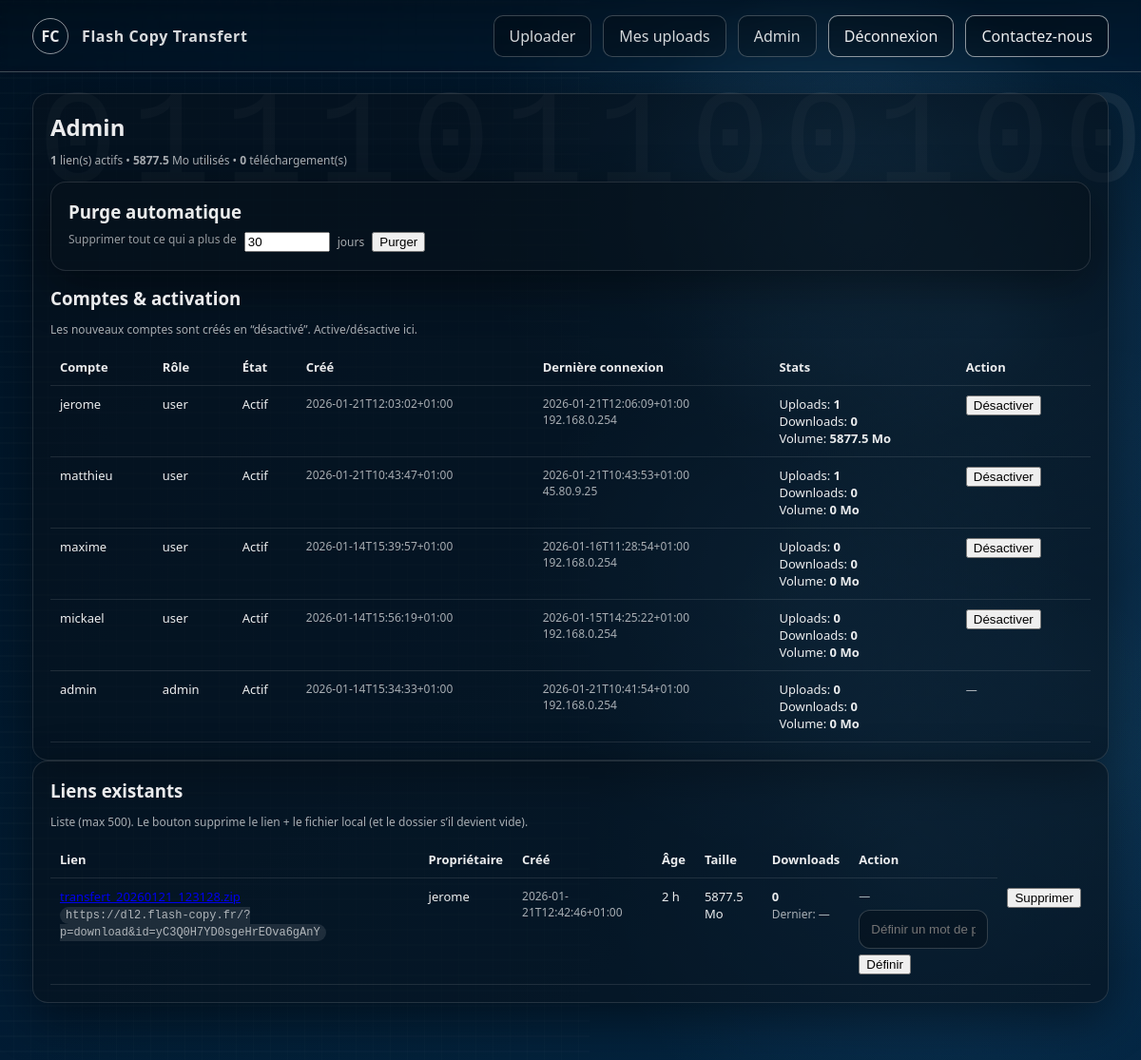
Screenshot of /pages/admin.php (signed in) with the database file from the repository.
### tables this page shows
CREATE TABLE users (
          id INTEGER PRIMARY KEY AUTOINCREMENT,
          username TEXT UNIQUE NOT NULL,
          pass_hash TEXT NOT NULL,
          role TEXT NOT NULL DEFAULT 'user', -- 'user' or 'admin'
          enabled INTEGER NOT NULL DEFAULT 0,
          created_at TEXT NOT NULL,
          last_login_at TEXT,
          last_login_ip TEXT
        );

CREATE TABLE uploads (
          id TEXT PRIMARY KEY,
          user_id INTEGER NOT NULL,
          created_at TEXT NOT NULL,
          uploader_ip TEXT,
          original_name TEXT NOT NULL,
          stored_relpath TEXT NOT NULL,
          bytes INTEGER NOT NULL,
          downloads_count INTEGER NOT NULL DEFAULT 0,
          last_download_at TEXT,
          deleted_at TEXT, password_hash TEXT,
          FOREIGN KEY(user_id) REFERENCES users(id)
        );

### lib.php (called while the page is built, shortened)
<?php
function h(string $s): string { return htmlspecialchars($s, ENT_QUOTES | ENT_SUBSTITUTE, 'UTF-8'); }
function db(): PDO {
    static $pdo = null;
    if ($pdo instanceof PDO) return $pdo;
    $path = DATA_DIR . DIRECTORY_SEPARATOR . 'app.sqlite';
    $pdo = new PDO('sqlite:' . $path, null, null, [
        PDO::ATTR_ERRMODE => PDO::ERRMODE_EXCEPTION,
        PDO::ATTR_DEFAULT_FETCH_MODE => PDO::FETCH_ASSOC,
    ]);
    return $pdo;
}
function current_user(): ?array {
    $uid = $_SESSION['uid'] ?? null;
    $pdo = db();
    $stmt = $pdo->prepare("SELECT id, username, role, enabled FROM users WHERE id=:id LIMIT 1");
    $stmt->execute([':id' => (int)$uid]);
    $u = $stmt->fetch();
    return $u;
}

### pages/admin.php (the view, shortened to what this page needs)
<?php
require_once __DIR__ . '/../lib.php';
require __DIR__ . '/../templates/header.php';
$pdo = db();
$global = $pdo->query("
  SELECT
    COALESCE(SUM(bytes),0) AS total_bytes,
    COUNT(*) AS total_uploads,
    COALESCE(SUM(downloads_count),0) AS total_downloads
  FROM uploads
  WHERE deleted_at IS NULL
")->fetch() ?: ['total_bytes'=>0,'total_uploads'=>0,'total_downloads'=>0];
$users = $pdo->query("
  SELECT
    u.id, u.username, u.role, u.enabled, u.created_at, u.last_login_at, u.last_login_ip,
    COALESCE(SUM(CASE WHEN up.deleted_at IS NULL THEN up.bytes ELSE 0 END),0) AS total_bytes,
    COALESCE(SUM(CASE WHEN up.deleted_at IS NULL THEN 1 ELSE 0 END),0) AS total_uploads,
    COALESCE(SUM(CASE WHEN up.deleted_at IS NULL THEN up.downloads_count ELSE 0 END),0) AS total_downloads
  FROM users u
  LEFT JOIN uploads up ON up.user_id = u.id
  GROUP BY u.id
  ORDER BY u.role DESC, u.username ASC
")->fetchAll();
$links = $pdo->query("
  SELECT
    up.id, up.created_at, up.original_name, up.bytes, up.downloads_count, up.last_download_at, up.password_hash,
    u.username AS owner
  FROM uploads up
  JOIN users u ON u.id = up.user_id
  WHERE up.deleted_at IS NULL
  ORDER BY up.created_at DESC
  LIMIT 500
")->fetchAll();
?>
<div class="card">
  <h2 style="margin:0 0 10px">Admin</h2>
  <?php
    $gMb = round(((int)$global['total_bytes'])/1024/1024, 1);
    $gUp = (int)$global['total_uploads'];
    $gDl = (int)$global['total_downloads'];
  ?>
  <div class="muted" style="margin:8px 0 14px">
    <strong><?=h((string)$gUp)?></strong> lien(s) actifs •
    <strong><?=h((string)$gMb)?></strong> Mo utilisés •
    <strong><?=h((string)$gDl)?></strong> téléchargement(s)
  </div>
  <div class="card" style="margin:12px 0">
    <h3 style="margin:0 0 8px">Purge automatique</h3>
    <form method="post" style="display:flex; gap:8px; align-items:center; flex-wrap:wrap" onsubmit="return confirm('Supprimer tous les liens (et fichiers) plus vieux que ce délai ?');">
      <label class="muted">Supprimer tout ce qui a plus de</label>
      <input type="number" name="days" min="1" max="3650" value="30" style="width:90px">
      <span class="muted">jours</span>
      <button class="danger" type="submit">Purger</button>
    </form>
  </div>
  <h3 style="margin:16px 0 6px">Comptes & activation</h3>
  <p class="muted">Les nouveaux comptes sont créés en “désactivé”. Active/désactive ici.</p>
  <table>
    <thead>
      <tr>
        <th>Compte</th><th>Rôle</th><th>État</th><th>Créé</th><th>Dernière connexion</th><th>Stats</th><th>Action</th>
      </tr>
    </thead>
    <tbody>
    <?php foreach ($users as $u): ?>
      <tr>
        <td><?=h($u['username'])?></td>
        <td><?=h($u['role'])?></td>
        <td><?=((int)$u['enabled']===1)?'Actif':'Inactif'?></td>
        <td class="muted"><?=h((string)$u['created_at'])?></td>
        <td class="muted"><?=h((string)($u['last_login_at'] ?? '—'))?><br><?=h((string)($u['last_login_ip'] ?? ''))?></td>
        <td>
          Uploads: <strong><?=h((string)$u['total_uploads'])?></strong><br>
          Downloads: <strong><?=h((string)$u['total_downloads'])?></strong><br>
          Volume: <strong><?=h((string)round(((int)$u['total_bytes'])/1024/1024, 1))?> Mo</strong>
        </td>
        <td>
          <?php if ($u['role'] !== 'admin'): ?>
            <form method="post" style="display:flex;gap:8px;align-items:center">
              <?php if ((int)$u['enabled']===1): ?>
                <button class="secondary" type="submit">Désactiver</button>
              <?php else: ?>
                <input type="hidden" name="enabled" value="1">
                <button type="submit">Activer</button>
              <?php endif; ?>
            </form>
          <?php else: ?>
            <span class="muted">—</span>
          <?php endif; ?>
        </td>
      </tr>
    <?php endforeach; ?>
    </tbody>
  </table>
</div>
<div class="card">
  <h3 style="margin:0 0 6px">Liens existants</h3>
  <p class="muted">Liste (max 500). Le bouton supprime le lien + le fichier local (et le dossier s’il devient vide).</p>
  <table>
    <thead>
      <tr>
        <th>Lien</th><th>Propriétaire</th><th>Créé</th><th>Âge</th><th>Taille</th><th>Downloads</th><th>Action</th>
      </tr>
    </thead>
    <tbody>
    <?php foreach ($links as $l):
      $created = strtotime((string)$l['created_at']) ?: time();
      $ageSec = max(0, time() - $created);
      $ageH = floor($ageSec/3600);
      $ageD = floor($ageSec/86400);
      $ageTxt = $ageD > 0 ? ($ageD.' j') : ($ageH.' h');
      $url = BASE_URL . '/?p=download&id=' . rawurlencode((string)$l['id']);
    ?>
      <tr>
        <td>
          <a href="<?=h($url)?>" target="_blank"><?=h((string)$l['original_name'])?></a><br>
          <span class="muted"><code><?=h($url)?></code></span>
        </td>
        <td><?=h((string)$l['owner'])?></td>
        <td class="muted"><?=h((string)$l['created_at'])?></td>
        <td><?=h($ageTxt)?></td>
        <td><?=h((string)round(((int)$l['bytes'])/1024/1024, 1))?> Mo</td>
        <td>
          <strong><?=h((string)$l['downloads_count'])?></strong><br>
          <span class="muted">Dernier: <?=h((string)($l['last_download_at'] ?? '—'))?></span>
        </td>
        <td>
          <?php $hasPwd = !empty($l['password_hash']); ?>
          <div class="muted" style="margin-bottom:6px"><?= $hasPwd ? 'Protégé' : '—' ?></div>
          <form method="post" style="display:flex; gap:6px; align-items:center; flex-wrap:wrap">
            <input type="password" name="new_password" placeholder="<?= $hasPwd ? 'Nouveau mot de passe' : 'Définir un mot de passe' ?>" autocomplete="new-password" style="max-width:180px">
            <button type="submit"><?= $hasPwd ? 'Modifier' : 'Définir' ?></button>
          </form>
        </td>
        <td>
          <form method="post" onsubmit="return confirm('Supprimer ce lien ET le fichier local ?');">
            <button class="danger" type="submit">Supprimer</button>
          </form>
        </td>
      </tr>
    <?php endforeach; ?>
    </tbody>
  </table>
</div>
<?php require __DIR__ . '/../templates/footer.php'; ?>

### templates/header.php (shortened to what this page needs)
<?php
require_once __DIR__ . '/../lib.php';
$u = current_user();
?>
<!doctype html>
<html lang="fr">
<head>
  <link rel="stylesheet" href="/assets/style.css">
</head>
<body>
  <div class="page-bg"></div>
  <div class="binary-overlay"></div>
  <header class="topbar">
    <div class="brand">
      <div class="brand-mark">FC</div>
      <div class="brand-name">Flash Copy Transfert</div>
    </div>
    <div class="top-actions">
      <?php if ($u): ?>
        <a class="btn secondary" href="/?p=upload">Uploader</a>
		<a class="btn secondary" href="/?p=my_uploads">Mes uploads</a>
        <?php if (($u['role'] ?? '') === 'admin'): ?>
          <a class="btn secondary" href="/?p=admin">Admin</a>
        <?php endif; ?>
        <a class="btn" href="/?p=logout">Déconnexion</a>
      <?php else: ?>
        <a class="btn secondary" href="/?p=login">Connexion</a>
        <a class="btn secondary" href="/?p=register">Créer un compte</a>
      <?php endif; ?>
      <a class="btn" href="mailto:maxime.beague@flash-copy.fr">Contactez-nous</a>
    </div>
  </header>
  <main class="wrap">

### templates/footer.php (shortened to what this page needs)
</body>
</html>

### assets/style.css (style rules this page uses)
:root { --bg1:#071726; --bg2:#0b2a44; --line: rgba(255,255,255,.25); --text: rgba(255,255,255,.92); --muted: rgba(255,255,255,.65); --accent: rgba(255,255,255,.9); --card: rgba(8,18,28,.60); --cardBorder: rgba(255,255,255,.12); --btnBg: rgba(0,0,0,.25); --btnBorder: rgba(255,255,255,.55); --shadow: 0 16px 50px rgba(0,0,0,.45); }
* { box-sizing:border-box }
html,body { height:100% }
body { margin:0; font-family: "Segoe UI", Roboto, Arial, system-ui, -apple-system, sans-serif; color: var(--text); background: radial-gradient(1200px 600px at 70% 30%, rgba(67,167,255,.12), transparent 60%), radial-gradient(900px 500px at 20% 50%, rgba(67,167,255,.08), transparent 60%), linear-gradient(140deg, var(--bg1), var(--bg2)); overflow-x:hidden; }
.page-bg { position:fixed; inset:0; z-index:-2; background: radial-gradient(circle at 75% 20%, rgba(109,198,255,.18), transparent 20%), radial-gradient(circle at 86% 30%, rgba(109,198,255,.14), transparent 24%), radial-gradient(circle at 70% 55%, rgba(109,198,255,.12), transparent 28%), radial-gradient(circle at 92% 62%, rgba(109,198,255,.10), transparent 26%), radial-gradient(circle at 62% 18%, rgba(109,198,255,.08), transparent 22%), radial-gradient(circle at 80% 80%, rgba(109,198,255,.10), transparent 26%), linear-gradient(140deg, var(--bg1), var(--bg2)); filter:saturate(1.05) contrast(1.05); }
.binary-overlay { position:fixed; inset:0; z-index:-1; pointer-events:none; opacity:.35; mix-blend-mode: screen; background: linear-gradient(90deg, rgba(0,0,0,.55), rgba(0,0,0,.0) 55%); }
.binary-overlay::before { content:""; position:absolute; inset:-40px 0 -40px -40px; width:55%; background: repeating-linear-gradient(0deg, rgba(255,255,255,.08) 0 2px, transparent 2px 16px), repeating-linear-gradient(90deg, rgba(255,255,255,.06) 0 1px, transparent 1px 18px); filter: blur(.2px); opacity:.55; }
.binary-overlay::after { content:"0111011001000110100110010011010001100100010110010011"; position:absolute; left:40px; top:80px; font-family: ui-monospace, SFMono-Regular, Menlo, Consolas, monospace; font-size:140px; letter-spacing:14px; line-height:1.05; white-space:pre-wrap; width:45%; opacity:.20; transform: translate3d(0,0,0); filter: blur(.4px); }
.topbar { height:76px; display:flex; align-items:center; justify-content:space-between; padding:0 34px; border-bottom:1px solid var(--line); background: linear-gradient(180deg, rgba(0,0,0,.18), rgba(0,0,0,0)); backdrop-filter: blur(3px); }
.brand { display:flex; align-items:center; gap:14px; min-width:220px; }
.brand-mark { width:38px; height:38px; border:1px solid rgba(255,255,255,.55); border-radius:999px; display:grid; place-items:center; color:rgba(255,255,255,.9); font-weight:600; }
.brand-name { font-weight:600; letter-spacing:.6px; opacity:.92; }
.top-actions { display:flex; align-items:center; gap:12px; }
.btn { display:inline-flex; align-items:center; gap:8px; padding:10px 16px; border-radius:10px; border:1px solid var(--btnBorder); color:var(--text); background:var(--btnBg); text-decoration:none; cursor:pointer; transition: transform .05s ease, background .15s ease, opacity .15s ease; }
.btn.secondary { border-color: rgba(255,255,255,.25); opacity:.9; }
.wrap { max-width:1200px; margin:0 auto; padding: 22px 34px 60px; }
.card { background: var(--card); border:1px solid var(--cardBorder); border-radius:16px; box-shadow: var(--shadow); padding:18px; }
input[type=text], input[type=password], input[type=file] { width:100%; padding:12px; border-radius:12px; border:1px solid rgba(255,255,255,.18); background: rgba(0,0,0,.25); color: var(--text); }
label { display:block; margin-bottom:6px; opacity:.9 }
.muted { color:var(--muted); font-size:12px }
table { width:100%; border-collapse:collapse; margin-top:10px }
th,td { border-bottom:1px solid rgba(255,255,255,.10); padding:10px; text-align:left; font-size:13px; vertical-align:top }
code { background:rgba(255,255,255,.10); padding:2px 6px; border-radius:999px }

### rows the page displays
users: username "jerome", role "user", enabled "Actif", created_at "2026-01-21T12:03:02+01:00", last_login_at "2026-01-21T12:06:09+01:00", last_login_ip "192.168.0.254", total_uploads "1", total_downloads "0", total_bytes "5877.5"
users: username "matthieu", role "user", enabled "Actif", created_at "2026-01-21T10:43:47+01:00", last_login_at "2026-01-21T10:43:53+01:00", last_login_ip "45.80.9.25", total_uploads "1", total_downloads "0", total_bytes "0"
users: username "maxime", role "user", enabled "Actif", created_at "2026-01-14T15:39:57+01:00", last_login_at "2026-01-16T11:28:54+01:00", last_login_ip "192.168.0.254", total_uploads "0", total_downloads "0", total_bytes "0"
users: username "mickael", role "user", enabled "Actif", created_at "2026-01-14T15:56:19+01:00", last_login_at "2026-01-15T14:25:22+01:00", last_login_ip "192.168.0.254", total_uploads "0", total_downloads "0", total_bytes "0"
users: username "admin", role "admin", enabled "Actif", created_at "2026-01-14T15:34:33+01:00", last_login_at "2026-01-21T10:41:54+01:00", last_login_ip "192.168.0.254", total_uploads "0", total_downloads "0", total_bytes "0"
uploads: id "https://dl2.flash-copy.fr/?p=download&id=yC3Q0H7YD0sgeHrEOva6gAnY", user.username "jerome", created_at "2026-01-21T12:42:46+01:00", ((int)$l['bytes'])/1024/1024 "5877.5", downloads_count "0", last_download_at "—", shows "Définir"

### other values shown
$gUp "1"
$gMb "5877.5"
$gDl "0"
